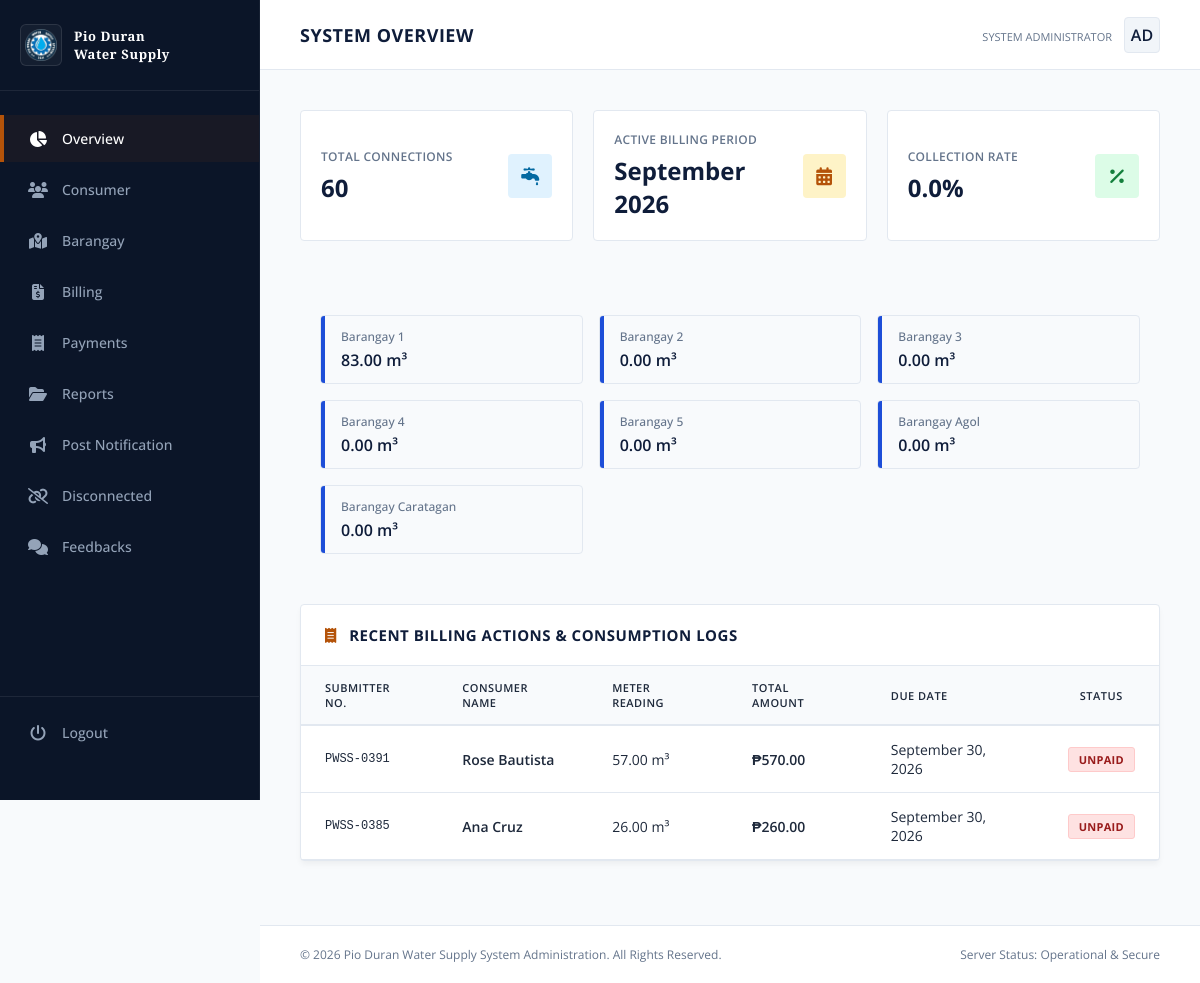
The app's page /pwss/dashboard/ (signed in) with its own data.
### customer/models.py (models this page shows, shortened)
class Barangay(models.Model):
    barangay_name = models.CharField(max_length=100, unique=True)
    municipality = models.CharField(max_length=100)
    province = models.CharField(max_length=100)
    class Meta:
        ordering = ["barangay_name"]
        verbose_name_plural = "Barangays"

class Customer(models.Model):
    STATUS_CHOICES = (
        ("new", "New Applicant"),
        ("old", "Old Customer"),
    )
    user = models.OneToOneField(
        User,
        on_delete=models.CASCADE,
        related_name="customer_profile"
    )
    firstname = models.CharField(max_length=200)
    lastname = models.CharField(max_length=200)
    middlename = models.CharField(max_length=200)
    submitter_no = models.CharField(
        max_length=250,
        unique=True,
        blank=True,
        null=True
    )
    address = models.CharField(max_length=250)
    barangay = models.ForeignKey(
        Barangay,
        on_delete=models.PROTECT,
        related_name="customers"
    )
    status = models.CharField(
        max_length=20,
        choices=STATUS_CHOICES,
        default="new"
    )
    is_active = models.BooleanField(default=True)

### core/models.py (models this page shows, shortened)
class Billing(models.Model):
    STATUS_CHOICES = (
        ('unpaid', 'Unpaid'),
        ('paid', 'Paid'),
    )
    customer = models.ForeignKey(
        Customer,
        on_delete=models.CASCADE,
        related_name="billings"
    )
    billing_month = models.DateField()
    previous_reading = models.DecimalField(
        max_digits=10,
        decimal_places=2
    )
    current_reading = models.DecimalField(
        max_digits=10,
        decimal_places=2,
        null=True,
        blank=True
    )
    consumption = models.DecimalField(
        max_digits=10,
        decimal_places=2,
        editable=False
    )
    rate_per_cubic = models.DecimalField(
        max_digits=10,
        decimal_places=2,
        default=Decimal("25.00")
    )
    connection_fee = models.DecimalField(
        max_digits=10,
        decimal_places=2,
        default=Decimal("0.00"),
        blank=True,
        null=True
    )
    reconnection_fee = models.DecimalField(
        max_digits=10,
        decimal_places=2,
        default=Decimal("0.00"),
        blank=True,
        null=True
    )
    violation_fee = models.DecimalField(
        max_digits=10,
        decimal_places=2,
        default=Decimal("0.00"),
        blank=True,
        null=True
    )
    penalty_fee = models.DecimalField(
        max_digits=10,
        decimal_places=2,
        default=Decimal("0.00"),
        blank=True,
        null=True
    )
    total_amount = models.DecimalField(
        max_digits=10,
        decimal_places=2,
        editable=False
    )
    due_date = models.DateField()
    status = models.CharField(
        max_length=20,
        choices=STATUS_CHOICES,
        default="unpaid"
    )
    created_at = models.DateTimeField(auto_now_add=True)

### core/views.py (the view)
# urls.py: path('dashboard/', views.admin_dashboard, name='admin_dashboard'),
@login_required(login_url="login-view")
def admin_dashboard(request):
    total_connections = Customer.objects.count()
    pending_applicants = Customer.objects.filter(
        status="new"
    ).count()
    current_month = date.today().strftime("%B %Y")
    total_bills = Billing.objects.count()
    paid_bills = Billing.objects.filter(
        status="paid"
    ).count()
    if total_bills > 0:
        collection_rate = round(
            (paid_bills / total_bills) * 100,
            1
        )
    else:
        collection_rate = 0
    recent_billings = (
        Billing.objects
        .select_related("customer", "customer__barangay")
        .order_by("-created_at")[:10]
    )
    barangay_consumption = (
        Barangay.objects
        .annotate(
            total_consumption=Sum(
                "customers__billings__consumption"
            )
        )
        .order_by("barangay_name")
    )
    context = {
        "total_connections": total_connections,
        "pending_applicants": pending_applicants,
        "current_month": current_month,
        "collection_rate": collection_rate,
        "recent_billings": recent_billings,
        "barangay_consumption": barangay_consumption,
    }
    return render(
        request,
        "admin/admin_dashboard.html",
        context
    )

### core/templates/admin/admin_dashboard.html (shortened to what this page needs)
{% extends "admin.html" %}
{% block content %}
        <header class="top-navbar">
            <div class="page-title">
                <h1 id="current-view-title">System Overview</h1>
            </div>
            <div class="admin-profile">
                <div class="admin-info">
                    <small>System Administrator</small>
                </div>
                <div class="admin-avatar">AD</div>
            </div>
        </header>
        <div class="workspace">
            <div class="metrics-grid">
                <div class="metric-card">
                    <div class="metric-details">
                        <p class="metric-label">Total Connections</p>
                        <h3>{{ total_connections }}</h3>
                    </div>
                    <div class="metric-icon connections"><i class="fa-solid fa-faucet-drip"></i></div>
                </div>
                <div class="metric-card">
                    <div class="metric-details">
                        <p class="metric-label">Active Billing Period</p>
                        <h3>{{ current_month }}</h3>
                    </div>
                    <div class="metric-icon schedule"><i class="fa-solid fa-calendar-days"></i></div>
                </div>
                <div class="metric-card">
                    <div class="metric-details">
                        <p class="metric-label">Collection Rate</p>
                        <h3>{{ collection_rate }}%</h3>
                    </div>
                    <div class="metric-icon collection"><i class="fa-solid fa-percent"></i></div>
                </div>
            </div>
            <div class="barangay-grid">
                {% for barangay in barangay_consumption %}
                    <div class="barangay-card">
                        <div class="barangay-indicator"></div>
                        <div class="barangay-details">
                            <span class="barangay-name">
                                {{ barangay.barangay_name }}
                            </span>
                            <span class="barangay-value font-semibold">
                                {{ barangay.total_consumption|default_if_none:0|floatformat:2 }} m³
                            </span>
                        </div>
                    </div>
                {% empty %}
                    <div class="empty-grid-state">
                        <i class="fa-solid fa-folder-open"></i>
                        No consumption records found.
                    </div>
                {% endfor %}
            </div>
            <div class="data-section table-card-wrapper">
                <div class="section-header">
                    <h3><i class="fa-solid fa-receipt" style="margin-right: 8px; color: var(--accent-gold, #d97706);"></i> Recent Billing Actions & Consumption Logs</h3>
                </div>
                <div class="table-container">
                    <table class="classic-table">
                        <thead>
                            <tr>
                                <th>Submitter No.</th>
                                <th>Consumer Name</th>
                                <th>Meter Reading</th>
                                <th>Total Amount</th>
                                <th>Due Date</th>
                                <th style="text-align: center;">Status</th>
                            </tr>
                        </thead>
                        <tbody>
                            {% for bill in recent_billings %}
                            <tr>
                                <td class="font-mono">
                                    {{ bill.customer.submitter_no }}
                                </td>
                                <td class="font-semibold">
                                    {{ bill.customer.firstname }} {{ bill.customer.lastname}}
                                </td>
                                <td>
                                    {{ bill.current_reading }} m³
                                </td>
                                <td class="font-semibold">
                                    ₱{{ bill.total_amount }}
                                </td>
                                <td>
                                    {{ bill.due_date|date:"F d, Y" }}
                                </td>
                                <td style="text-align: center;">
                                    {% if bill.status == "paid" %}
                                        <span class="badge status-paid">Paid</span>
                                    {% else %}
                                        <span class="badge status-unpaid">Unpaid</span>
                                    {% endif %}
                                </td>
                            </tr>
                            {% empty %}
                            <tr>
                                <td colspan="6" style="text-align:center;" class="empty-table-state">
                                    <i class="fa-solid fa-folder-open"></i> No structural billing records found.
                                </td>
                            </tr>
                            {% endfor %}
                        </tbody>
                    </table>
                </div>
            </div>
        </div>
{% endblock %}

### core/templates/admin.html (style rules this page uses)
:root { --bg-navy: #0f1d3a; --sidebar-bg: #0b1528; --main-bg: #f8fafc; --card-bg: #ffffff; --primary-text: #1e293b; --secondary-text: #64748b; --accent-gold: #b45309; --border-classic: #e2e8f0; --accent-blue: #1d4ed8; --success-green: #15803d; }
* { margin: 0; padding: 0; box-sizing: border-box; font-family: 'Open Sans', sans-serif; }
body { background-color: var(--main-bg); color: var(--primary-text); display: flex; min-height: 100vh; overflow-x: hidden; }
.top-navbar { background-color: var(--card-bg); height: 70px; border-bottom: 1px solid var(--border-classic); display: flex; align-items: center; justify-content: space-between; padding: 0 40px; }
.page-title h1 { font-size: 18px; font-weight: 700; color: var(--bg-navy); text-transform: uppercase; letter-spacing: 0.5px; }
.admin-profile { display: flex; align-items: center; gap: 12px; }
.admin-avatar { width: 36px; height: 36px; background-color: #f1f5f9; border: 1px solid var(--border-classic); border-radius: 4px; display: flex; align-items: center; justify-content: center; color: var(--bg-navy); font-weight: 600; }
.admin-info small { font-size: 11px; color: var(--secondary-text); text-transform: uppercase; }
.workspace { padding: 40px; display: flex; flex-direction: column; gap: 30px; flex-grow: 1; }
.data-section { background-color: var(--card-bg); border: 1px solid var(--border-classic); border-radius: 4px; box-shadow: 0 4px 6px -1px rgba(0, 0, 0, 0.05); }
.section-header { padding: 20px 24px; border-bottom: 1px solid var(--border-classic); display: flex; align-items: center; justify-content: space-between; }
.section-header h3 { font-size: 15px; font-weight: 700; text-transform: uppercase; color: var(--bg-navy); letter-spacing: 0.5px; }
.table-container { width: 100%; overflow-x: auto; }
.classic-table { width: 100%; border-collapse: collapse; text-align: left; font-size: 14px; }
.classic-table th { background-color: #f8fafc; color: var(--primary-text); font-weight: 600; padding: 14px 24px; border-bottom: 2px solid var(--border-classic); text-transform: uppercase; font-size: 11px; letter-spacing: 0.5px; }
.classic-table td { padding: 14px 24px; border-bottom: 1px solid var(--border-classic); color: var(--primary-text); }

### core/templates/admin/admin_dashboard.html (style rules this page uses)
.metrics-grid { display: grid; grid-template-columns: repeat(auto-fit, minmax(220px, 1fr)); gap: 20px; margin-bottom: 24px; }
.metric-card { background: #ffffff; border: 1px solid var(--border-classic, #e2e8f0); border-radius: 4px; padding: 20px; display: flex; justify-content: space-between; align-items: center; transition: transform 0.15s ease, box-shadow 0.15s ease; }
.metric-label { font-size: 12px; font-weight: 600; color: var(--secondary-text, #64748b); text-transform: uppercase; letter-spacing: 0.3px; margin: 0 0 6px 0; }
.metric-card h3 { font-size: 24px; font-weight: 700; color: var(--bg-navy, #0f172a); margin: 0; }
.metric-icon { width: 44px; height: 44px; border-radius: 4px; display: flex; align-items: center; justify-content: center; font-size: 18px; }
.metric-icon.connections { background-color: #e0f2fe; color: #0369a1; }
.metric-icon.schedule { background-color: #fef3c7; color: #b45309; }
.metric-icon.collection { background-color: #dcfce7; color: #15803d; }
.barangay-grid { display: grid; grid-template-columns: repeat(auto-fill, minmax(200px, 1fr)); gap: 16px; padding: 20px; }
.barangay-card { background: #f8fafc; border: 1px solid var(--border-classic, #e2e8f0); border-radius: 4px; display: flex; overflow: hidden; transition: border-color 0.15s ease, background-color 0.15s ease; }
.barangay-indicator { width: 4px; background-color: var(--accent-blue, #0284c7); flex-shrink: 0; }
.barangay-details { padding: 12px 16px; display: flex; flex-direction: column; gap: 4px; }
.barangay-name { font-size: 12px; color: var(--secondary-text, #64748b); font-weight: 500; }
.barangay-value { font-size: 16px; color: var(--bg-navy, #0f172a); }
.table-card-wrapper { margin-bottom: 24px; background: #ffffff; border: 1px solid var(--border-classic, #e2e8f0); border-radius: 4px; }
.badge { padding: 4px 10px; border-radius: 3px; font-size: 11px; font-weight: 700; text-transform: uppercase; letter-spacing: 0.3px; display: inline-block; }
.status-unpaid { background: #fee2e2; color: #991b1b; border: 1px solid #fecaca; }
.font-semibold { font-weight: 600; color: var(--bg-navy, #0f172a); }
.font-mono { font-family: ui-monospace, SFMono-Regular, Menlo, Monaco, Consolas, monospace; font-size: 12px; color: var(--secondary-text, #64748b); }

### records on screen
Barangay: barangay_name "Barangay 1", total_consumption "83.00"
Barangay: barangay_name "Barangay 2", total_consumption "0.00"
Barangay: barangay_name "Barangay 3", total_consumption "0.00"
Barangay: barangay_name "Barangay 4", total_consumption "0.00"
Barangay: barangay_name "Barangay 5", total_consumption "0.00"
Barangay: barangay_name "Barangay Agol", total_consumption "0.00"
Barangay: barangay_name "Barangay Caratagan", total_consumption "0.00"
Billing: customer.submitter_no "PWSS-0391", customer.firstname "Rose", customer.lastname "Bautista", current_reading "57.00", total_amount "570.00", due_date "September 30, 2026", status "UNPAID"
Billing: customer.submitter_no "PWSS-0385", customer.firstname "Ana", customer.lastname "Cruz", current_reading "26.00", total_amount "260.00", due_date "September 30, 2026", status "UNPAID"

### other values on screen
{{ total_connections }} "60"
{{ collection_rate }} "0.0"
